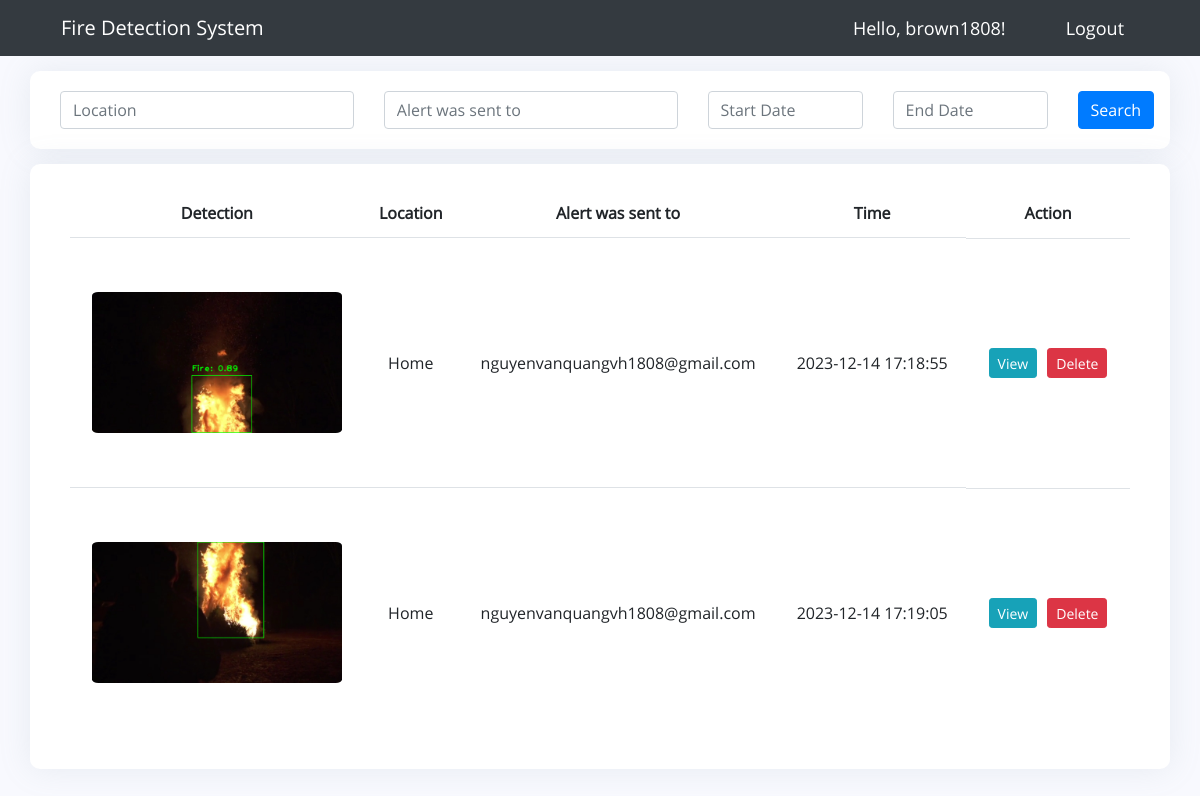
The app's page / (signed in) with its own data.
### detection/models.py (models this page shows)
class UploadAlert(models.Model):
    print("Scramle:",scramble_uploaded_filename)
    image = models.ImageField("Uploaded image", upload_to=scramble_uploaded_filename)
    user_ID = models.ForeignKey(Token, on_delete=models.CASCADE)
    alert_receiver = models.CharField(max_length=200)
    location = models.CharField(max_length=200)
    date_created = models.DateTimeField(auto_now_add=True)

### detection/views.py (the view)
# urls.py: path('', views.home, name='home'),
@login_required(login_url='login')
def home(request):
    token = Token.objects.get(user=request.user)
    uploadAlert = UploadAlert.objects.filter(user_ID = token)
    myFilter = DetectionFilter(request.GET, queryset=uploadAlert)
    uploadAlert = myFilter.qs
    context = {'myFilter':myFilter, 'uploadAlert':uploadAlert}
    return render(request, 'detection/dashboard.html', context)

### detection/templatetags/event_tags.py (called while the page is built)
@register.filter(name='split')
def split(value, key):
    return str(value).split(key)

### detection/templates/detection/dashboard.html (shortened to what this page needs)
{%  extends 'detection/main.html' %}
{% block content %}
{% load static %}
{% load event_tags %}
<div class="limiter">
<div class="container-login100 p-b-0 p-t-0">
	<div class="wrap-login100 p-l-30 p-r-30 p-t-20 p-b-20">
		<div class="Search">
			<form method="get">
				<div class="row">
					<div class="col">
						<input class="form-control" type="text"  placeholder="Location"
						name="{{ myFilter.form.location.name }}"
						id="{{ myFilter.form.location.id_for_label }}"
						maxlength="{{ myFilter.form.location.field.max_length }}"
						{% if myFilter.form.location.field.required %}required{% endif %}>
					</div>
					<div class="col">
						<input class="form-control" type="text"  placeholder="Alert was sent to"
						name="{{ myFilter.form.alert_receiver.name }}"
						id="{{ myFilter.form.alert_receiver.id_for_label }}"
						maxlength="{{ myFilter.form.alert_receiver.field.max_length }}"
						{% if myFilter.form.alert_receiver.field.required %}required{% endif %}>
					</div>
					<div class="col-2">
						<input class="form-control" type="text" id="date" placeholder="Start Date" autocomplete="off"
						name="{{ myFilter.form.start_date.name }}"
						id="{{ myFilter.form.start_date.id_for_label }}"
						maxlength="{{ myFilter.form.start_date.field.max_length }}"
						{% if myFilter.form.start_date.field.required %}required{% endif %}>
					</div>
					<div class="col-2">
						<input class="form-control" type="text" id="date" placeholder="End Date" autocomplete="off"
						name="{{ myFilter.form.end_date.name }}"
						id="{{ myFilter.form.end_date.id_for_label }}"
						maxlength="{{ myFilter.form.end_date.field.max_length }}"
						{% if myFilter.form.end_date.field.required %}required{% endif %}>
					</div>
					<div class="col-1">
						<button class="btn btn-primary" type="submit">Search</button>
					</div>
				  </div>
			</form>
		</div>
</div>
</div>
</div>
<div class="limiter">
<div class="container-login100 p-t-0">
<div class="wrap-login100 p-l-40 p-r-40 p-t-25 p-b-15">
			<table class="table table-image">
				<tr>
					<th style="text-align: center;" scope="col" class="top-row">Detection</th>
					<th style="text-align: center;" scope="col" class="top-row">Location</th>
					<th style="text-align: center;" scope="col" class="top-row">Alert was sent to</th>
					<th style="text-align: center;" scope="col" class="top-row">Time</th>
					<th style="text-align: center;" scope="col" class="top-row">Action</th>
				</tr>
				{% for alert in uploadAlert %}
				<tr style="height: 250px; margin: auto 5px">
					<td style=" text-align: center;"><img style=" max-width: 250px; max-height: 150x; border-radius: 2.5%; display: inline-block; vertical-align: middle;"
						class="img-fluid" src='static/images/{{alert.image}}'/></td>
					<td style="text-align: center;" >{{alert.location}}</td>
					<td style="text-align: center;" >{{alert.alert_receiver}}</td>
					<td style="text-align: center;" >{{alert.date_created|date:"Y-m-d H:i:s"}}</td>
					{% with uuid=alert.image|split:"." %}
					<td style=" display: flex; justify-content: center; height: 250px;">
					<a style="height: 30px; margin: auto 5px" class="btn btn-sm btn-info" href="./alerts/{{uuid.0}}">View</a>
						<form style="margin: auto 5px" action="{% url 'delete_alert' pk=alert.pk %}" method="POST">
							<button style="height: 30px;" type="submit" class="btn btn-sm btn-danger">Delete</button>
						</form></td>
					{% endwith %}
				</tr>
				{% endfor %}
			</table>
</div>
</div>
</div>
{% endblock %}

### detection/templates/detection/main.html (shortened to what this page needs)
{% load static %}
<!DOCTYPE html>
<html>
<head>
	<link rel="stylesheet" href="https://stackpath.bootstrapcdn.com/bootstrap/4.3.1/css/bootstrap.min.css">
	<link rel="stylesheet" type="text/css" href="{% static '/css/dashboard.css' %}">
	<link rel="stylesheet" type="text/css" href="{% static '/css/util.css' %}">
	<link rel="stylesheet" href="https://cdnjs.cloudflare.com/ajax/libs/bootstrap-datepicker/1.4.1/css/bootstrap-datepicker3.css"/>
</head>
<body>
	{%  include 'detection/navbar.html' %}
	<div class="container-fluid">
	{% block content %}
	{% endblock %}
    </div>
</body>
</html>

### detection/templates/detection/navbar.html
{% load static %}
<link rel="stylesheet" type="text/css" href="{% static '/css/navbar.css' %}">
<link rel="stylesheet" type="text/css" href="{% static '/css/util.css' %}">
<nav class="navbar navbar-dark bg-dark justify-content-between">
    <span class="navbar-brand" style="margin-left: 45px;">Fire Detection System</span>
    <ul class="form-inline my-2 my-lg-0">
        <span class="hello-msg">Hello, {{request.user}}!</span>
        <span><a class="hello-msg" href="{% url 'logout' %}">Logout</a></span>
    </ul>
</nav>

### static/css/dashboard.css (style rules this page uses)
* { margin: 0px; padding: 0px; box-sizing: border-box; }
body, html { height: 100%; font-family: OpenSans-Regular, sans-serif; background: #f8f9fe; }
a { font-family: OpenSans-Regular; font-size: 14px; line-height: 1.7; color: #666666; margin: 0px; transition: all 0.4s; -webkit-transition: all 0.4s; -o-transition: all 0.4s; -moz-transition: all 0.4s; }
ul, li { margin: 0px; list-style-type: none; }
input { outline: none; }
button { outline: none !important; border: none; background: transparent; }
.limiter { width: 100%; margin: 0 auto; }
.container-login100 { width: 100%; height: 10%; min-height: 13.5vh; display: -webkit-box; display: -webkit-flex; display: -moz-box; display: -ms-flexbox; display: flex; flex-wrap: wrap; justify-content: center; align-items: center; padding: 15px; }
.wrap-login100 { width: 100%; background: #fff; border-radius: 10px; overflow: hidden; box-shadow: 0 0 2rem 0 rgba(136, 152, 170, .15) !important; }
.table-image td, .table-image th { vertical-align: middle; }
.table th { border-top: 0px solid #dee2e6; }
.table td { padding: .75rem; border-top: 1px solid #dee2e6; }

### static/css/navbar.css (style rules this page uses)
* { margin: 0px; padding: 0px; box-sizing: border-box; }
body, html { height: 100%; font-family: OpenSans-Regular, sans-serif; }
.hello-msg { font-size: 18px; color: #fff; margin-right: 60px; }

### records on screen
UploadAlert: image (picture), location "Home", alert_receiver "nguyenvanquangvh1808@gmail.com", date_created "2023-12-14 17:18:55"
UploadAlert: image (picture), location "Home", alert_receiver "nguyenvanquangvh1808@gmail.com", date_created "2023-12-14 17:19:05"

### other values on screen
{{ request.user }} "brown1808"
